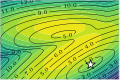

Here is the Python script that generated this plot:
import matplotlib.pyplot as plt
import numpy as np
import seaborn as sns
import torch
from matplotlib.colors import LinearSegmentedColormap
from torch import distributions as D


def truncate_colormap(cmap, minval=0.0, maxval=1.0, n=256):
    return LinearSegmentedColormap.from_list(
        f'trunc({cmap.name},{minval:.2f},{maxval:.2f})',
        cmap(np.linspace(minval, maxval, n))
    )


trunc_cmap = truncate_colormap(plt.cm.get_cmap("viridis"), 0, 1)
trunc_cmap2 = truncate_colormap(plt.cm.get_cmap("Greys"), 1, 1)

sns.set_theme(palette="cividis", style="whitegrid", font_scale=1, rc={
    "text.color": "black", "axes.labelcolor": "black",
    "xtick.labelsize": 7, "ytick.labelsize": 7,
    "xtick.color": "black", "ytick.color": "black",
    "legend.labelcolor": "black", "pgf.texsystem": "pdflatex",
    'font.family': 'serif', 'font.size': 7, 'text.usetex': True,
    'pgf.rcfonts': True,
    'text.latex.preamble': r'\usepackage{amsfonts}\usepackage{amsmath}\usepackage{bm}\usepackage{mathtools}\usepackage{dsfont}\usepackage{amssymb}\usepackage{pifont}\newcommand{\cmark}{\ding{51}}\newcommand{\xmark}{\ding{55}}'
})

means = torch.tensor([[0., 1.], [1., -1.]])
covs = torch.tensor([[[1., 0.], [0., 0.1]], [[1., 0.5], [0.5, 0.4]]])
weights = torch.tensor([0.3, 0.7])
log_w = weights.log()



def log_pX(x):
    mix = D.Categorical(logits=log_w, validate_args=False)
    comp = D.MultivariateNormal(loc=means, covariance_matrix=covs, validate_args=False)
    return D.MixtureSameFamily(mix, comp, validate_args=False).log_prob(x)


def get_Y_distribution(gamma):
    new_means = gamma * means
    new_covs = gamma ** 2 * covs + torch.eye(2) * gamma
    return D.MixtureSameFamily(D.Categorical(weights),
                               D.MultivariateNormal(new_means, new_covs))


def log_p_Y_given_X(y, x, gamma):
    return D.MultivariateNormal(gamma * x, torch.eye(2) * gamma).log_prob(y)


def log_p_Y(y, gamma):
    return get_Y_distribution(gamma).log_prob(y)


def score_diff_y(y, x, gamma):
    if float(gamma) == 0.0:
        prior_mean = (weights.unsqueeze(1) * means).sum(0).expand(x.shape[0], -1)
        return x - prior_mean
    y = y.clone().detach().requires_grad_(True)
    g1 = torch.autograd.grad(log_p_Y_given_X(y, x, gamma).sum(), y, create_graph=True)[0]
    g2 = torch.autograd.grad(log_p_Y(y, gamma).sum(), y, create_graph=True)[0]
    return g1 - g2


def compute_quadratic_variation(x1, x2, W, gammas):
    num_eps = W.shape[1]
    delta_gamma = gammas[1:] - gammas[:-1]
    x1 = x1.view(1, 1, x1.shape[0], 2).expand(-1, num_eps, -1, -1)
    x2 = x2.view(1, 1, x2.shape[0], 2).expand(-1, num_eps, -1, -1)
    y1_path = gammas.view(-1, 1, 1, 1) * x1 + W
    y2_path = gammas.view(-1, 1, 1, 1) * x2 + W

    qv = [torch.zeros(num_eps, max(x1.shape[2], x2.shape[2]))]
    for i, gamma in enumerate(gammas[:-1]):
        y1 = y1_path[i].reshape(num_eps * x1.shape[2], 2)
        y2 = y2_path[i].reshape(num_eps * x2.shape[2], 2)
        s1 = score_diff_y(y1, x1.reshape(num_eps * x1.shape[2], 2), gamma).reshape(num_eps, 1, 2)
        s2 = score_diff_y(y2, x2.reshape(num_eps * x2.shape[2], 2), gamma).reshape(num_eps, -1, 2)
        qv.append(qv[-1] + (s1 - s2).pow(2).sum(2) * delta_gamma[i])

    return torch.stack(qv, dim=0).detach().cpu(), gammas


def make_ax(width, height):
    fig, ax = plt.subplots(1, 1, figsize=(width, height))
    ax.set_facecolor('none')
    ax.set_xticks([])
    ax.set_yticks([])
    for spine in ax.spines.values():
        spine.set_linewidth(0.6)
        spine.set_zorder(10000)
    return fig, ax


if __name__ == "__main__":
    x1_sample = torch.tensor([[2.5, -2.]])
    width, height, lim = 1.2, 0.8, 4
    grid_size = 200
    x = np.linspace(-width * lim, width * lim, grid_size)
    y = np.linspace(-height * lim, height * lim, grid_size)
    xx, yy = np.meshgrid(x, y)
    grid_points = torch.tensor(np.stack([xx, yy], -1).reshape(-1, 2), dtype=torch.float32)

    num_gamma, num_eps = 200, 50
    gammas = torch.logspace(-10, 10, num_gamma, base=2)
    delta_gamma = gammas[1:] - gammas[:-1]
    torch.manual_seed(42)
    dW = torch.randn(num_gamma - 1, num_eps, 1, 2) * delta_gamma.sqrt().reshape(-1, 1, 1, 1)
    W = torch.zeros(num_gamma, num_eps, 1, 2)
    W[1:] = torch.cumsum(dW, 0)

    qv, gammas = compute_quadratic_variation(x1_sample, grid_points, W, gammas)
    qv = qv[-1].mean(0).reshape(grid_size, grid_size)

    with torch.no_grad():
        log_probs_pX = log_pX(grid_points).reshape(grid_size, grid_size).numpy()

    scatter_kw = dict(s=50, color='white', marker='*', label=r'$\bm{x}_{\text{ref.}}$',
                      edgecolor='black', linewidth=0.5, zorder=10)
    clabel_kw = dict(fmt="%.1f", fontsize=4, inline=True, inline_spacing=0.5)

    fig, ax = make_ax(width, height)
    ax.contourf(xx, yy, log_probs_pX, levels=20, cmap=trunc_cmap, linewidths=0.0, antialiased=True)
    vmin, vmax = qv.sqrt().min().item(), qv.sqrt().max().item()
    cf = ax.contour(xx, yy, qv.sqrt().numpy(), levels=np.linspace(0, int(np.ceil(vmax)), 15),
                    cmap=trunc_cmap2, vmin=vmin, vmax=vmax, linewidths=0.3)
    for txt in ax.clabel(cf, **clabel_kw):
        txt.set_clip_path(ax.patch)
    ax.scatter(x1_sample[0, 0], x1_sample[0, 1], **scatter_kw)
    plt.tight_layout()
    plt.subplots_adjust(left=0, right=1, bottom=0, top=1)
    plt.savefig('gmm_global.pdf')
